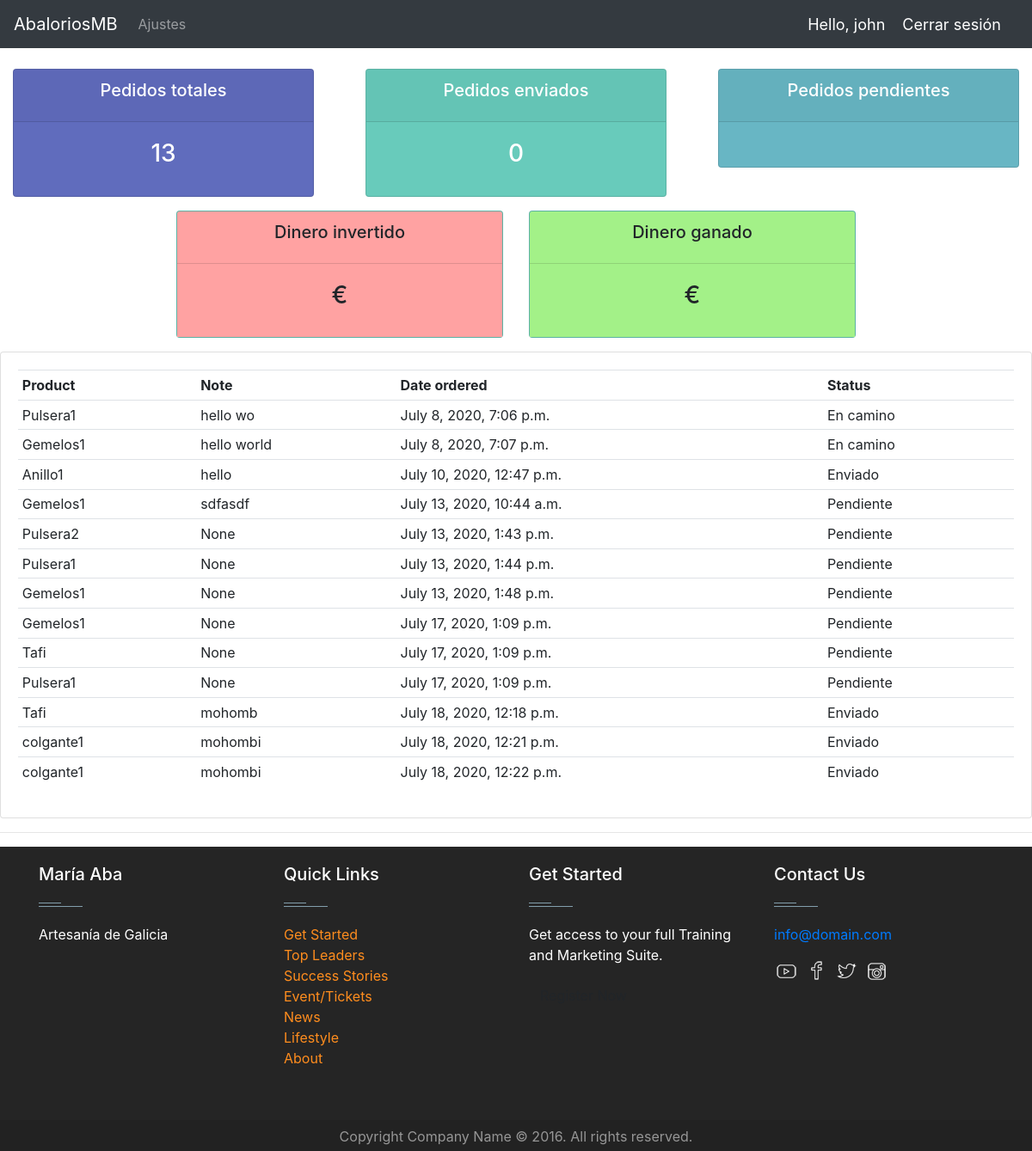
Page /user/ (signed in) on the committed database.
### jewels/models.py (models this page shows, shortened)
class Order(models.Model):
    STATUS = (
        ('Pendiente', 'Pendiente'),
        ('En camino', 'En camino'),
        ('Enviado', 'Enviado'),
    )
    customer = models.ForeignKey(Customer, null=True, on_delete=models.SET_NULL)
    product = models.ForeignKey(Product, null=True, on_delete=models.SET_NULL)
    date_created = models.DateTimeField(auto_now_add=True, null=True)
    status = models.CharField(max_length=200, null=True, choices=STATUS)
    note = models.CharField(max_length=1000, null=True)

class Product(models.Model):
    CATEGORY = (
        ('Pulsera', 'Pulsera'),
        ('Collar', 'Collar'),
        ('Gemelos', 'Gemelos'),
        ('Anillo', 'Anillo'),
        ('Llavero', 'Llavero'),
        ('Pendientes', 'Pendientes'),
        ('Brazalete', 'Brazalete'),
        ('Gargantilla', 'Gargantilla'),
        ('Colgante', 'Colgante'),
        ('Tobillera', 'Tobillera'),
    )
    name = models.CharField(max_length=200, null=True)
    product_pic = models.ImageField(default="", null=True, blank=True)
    category = models.CharField(max_length=200, null=True, choices=CATEGORY)
    size = models.FloatField(null=True)
    material = models.CharField(max_length=10000, null=True)
    cost_price = models.FloatField(null=True)
    sell_price = models.FloatField(null=True)
    description = models.CharField(max_length=1000, null=True, blank=True)
    units = models.IntegerField(null=True)
    date_created = models.DateTimeField(auto_now_add=True, null=True)
    def __str__(self):
        return self.name

### jewels/decorators.py (the view)
        def wrapper_func(request, *args, **kwargs):
            group = None
            if request.user.groups.exists():
                group = request.user.groups.all()[0].name
            if group in allowed_roles:
                return view_func(request, *args, **kwargs)
            else:
                return HttpResponse('You are not authorized to view this page')

### jewels/views.py (called while the page is built)
@login_required(login_url='login')
@allowed_users(allowed_roles=['customer'])
def userPage(request):
    orders = request.user.customer.order_set.all()
    total_orders = orders.count()
    delivered = orders.filter(status='Delivered').count()
    pending = orders.filter(status='Pending').count()
    context = {'orders': orders,
               'delivered': delivered,
               'pending': pending,
               'total_orders': total_orders
               }
    return render(request, 'jewels/user.html', context)

### jewels/templates/jewels/user.html
{% extends 'jewels/main.html' %}
{% block content %}
{% include 'jewels/status.html' %}
    <div class="row">
        <div class="col-md">
            <div class="card card-body">
                <table class="table table-sm">
                    <tr>
                        <th>Product</th>
                        <th>Note</th>
                        <th>Date ordered</th>
                        <th>Status</th>
                    </tr>
                    {% for order in orders %}
                        <tr>
                            <td>{{ order.product }}</td>
                            <td>{{ order.note }}</td>
                            <td>{{ order.date_created }}</td>
                            <td>{{ order.status }}</td>
                        </tr>
                    {% endfor %}
                </table>
            </div>
        </div>
    </div>
{% endblock %}

### jewels/templates/jewels/navbar.html (shortened to what this page needs)
{% load static %}
<nav class="navbar navbar-expand-lg navbar-dark bg-dark">
  <a class="navbar-brand" href="{% url 'home' %}">AbaloriosMB</a>
  <div class="collapse navbar-collapse" id="navbarNav">
    <ul class="navbar-nav">
        {% if request.user.is_staff %}
              <li class="nav-item active">
                <a class="nav-link" href="{% url 'home' %}">Inicio</a>
              </li>
              <li class="nav-item">
                <a class="nav-link" href="{% url 'products' %}">Productos</a>
              </li>
              <li class="nav-item">
                  <a class="nav-link" href="{% url 'customers' %}">Clientes</a>
              </li>
        {% else %}
            <li class="nav-item">
                <a href="{% url 'account' %}" class="nav-link">Ajustes</a>
            </li>
        {% endif %}
    </ul>
  </div>
    <span class="hello-msg">Hello, {{ request.user }}</span>
    <span><a class="hello-msg" href="{% url 'logout' %}">Cerrar sesión</a></span>
</nav>

### static/css/main.css (style rules this page uses)
body { background-color: #ebeff5; }

### jewels/templates/jewels/navbar.html (style rules this page uses)
.hello-msg { font-size: 18px; color: white; margin-right: 20px; }

### rows in the picture
Order: product "Pulsera1", note "hello wo", date_created "July 8, 2020, 7:06 p.m.", status "En camino"
Order: product "Gemelos1", note "hello world", date_created "July 8, 2020, 7:07 p.m.", status "En camino"
Order: product "Anillo1", note "hello", date_created "July 10, 2020, 12:47 p.m.", status "Enviado"
Order: product "Gemelos1", note "sdfasdf", date_created "July 13, 2020, 10:44 a.m.", status "Pendiente"
Order: product "Pulsera2", note "None", date_created "July 13, 2020, 1:43 p.m.", status "Pendiente"
Order: product "Pulsera1", note "None", date_created "July 13, 2020, 1:44 p.m.", status "Pendiente"
Order: product "Gemelos1", note "None", date_created "July 13, 2020, 1:48 p.m.", status "Pendiente"
Order: product "Gemelos1", note "None", date_created "July 17, 2020, 1:09 p.m.", status "Pendiente"
Order: product "Tafi", note "None", date_created "July 17, 2020, 1:09 p.m.", status "Pendiente"
Order: product "Pulsera1", note "None", date_created "July 17, 2020, 1:09 p.m.", status "Pendiente"
Order: product "Tafi", note "mohomb", date_created "July 18, 2020, 12:18 p.m.", status "Enviado"
Order: product "colgante1", note "mohombi", date_created "July 18, 2020, 12:21 p.m.", status "Enviado"
Order: product "colgante1", note "mohombi", date_created "July 18, 2020, 12:22 p.m.", status "Enviado"

### other values in the picture
{{ request.user }} "john"
{{ total_orders }} "13"
{{ delivered }} "0"
